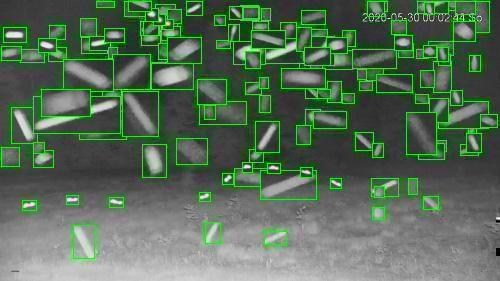
#> input picture in/20200530/20200530-000006-003011_0_.jpg, 500 x 281 px
$ python -i ts_ytb.py   (imports and definitions only)
#> lines starting #> are read from the running program, lines starting #| are printed output that depends on the picture
import sys
import os
import requests
import datetime
import pandas as pd
import argparse
import imutils
import time
import cv2
import csv
import pytz
import streamlink
import glob
from PIL import Image ,ImageDraw
import shutil

TIME_LIM = 1800
DEF_AREA = 100
REFERER = ""


HEADERS = {
    "User-Agent": "Mozilla/5.0 (Windows NT 6.1; Win64; x64; rv:57.0) Gecko/20100101 Firefox/57.0",
    "Accept": "*/*",
    "Accept-Language": "en-US,en;q=0.5",
    "Accept-Encoding": "gzip, deflate, br",
    "Referer": REFERER,
    "DNT": "1",
    "Connection": "keep-alive",
    "Pragma": "no-cache",
    "Cache-Control": "no-cache"
}

try:
    path_to_insec = sys.argv[1]
    path_to_in = sys.argv[2]
    video_url = sys.argv[3]

except IndexError:
    print("Usage:  path/to/insec path/to/in urlvideo")
    sys.exit(1)

retpo_name="noname"
# [6 lines not run here, left out]
retpo_name=os.path.splitext(retpo_name)[0]
logi_name="noname"
# [6 lines not run here, left out]
logi_name=os.path.splitext(logi_name)[0]

pass_name="noname"
# [6 lines not run here, left out]
pass_name=os.path.splitext(pass_name)[0]


def detect_motion(file_name):
    flg_save = 0
    num1rect = 0
    siz1rect = 0
    step_sv = 0
    coun_save = 0
    capms = 1
    vs = cv2.VideoCapture(file_name)
    firstFrame = None
    while True:
        frame = vs.read()
        frame = frame[1]
#> frame is the input picture: shape (281, 500, 3); mean B, G, R 86.5, 109.9, 86.3
        text = "Unoccupied"
        if frame is None:
            break
        #(wa, ha,c) =  frame.shape
        frame = imutils.resize(frame, width=500)
        (ha, wa,c) =  frame.shape
#> ha = 281; wa = 500; c = 3
        gray = cv2.cvtColor(frame, cv2.COLOR_BGR2GRAY)
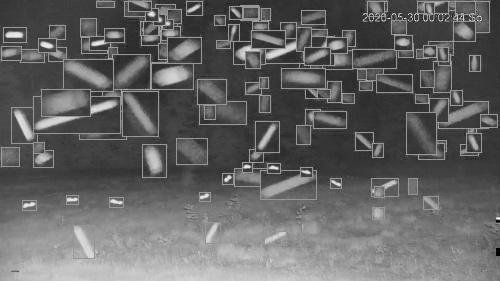
#> gray: shape (281, 500); min 0, max 255, mean 100.2
        gray = cv2.GaussianBlur(gray, (21, 21), 0)
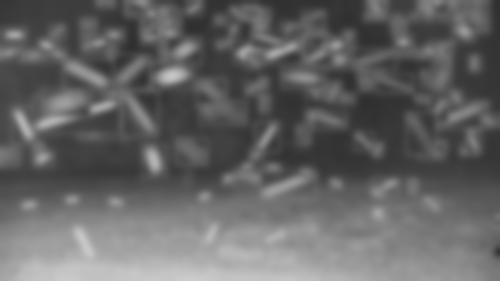
#> gray: shape (281, 500); min 47, max 205, mean 100.2
        if firstFrame is None:
            firstFrame = gray
            continue
        frameDelta = cv2.absdiff(firstFrame, gray)
        thresh = cv2.threshold(frameDelta, 25, 255, cv2.THRESH_BINARY)[1]
        thresh = cv2.dilate(thresh, None, iterations=2)
        cnts = cv2.findContours(thresh.copy(), cv2.RETR_EXTERNAL,cv2.CHAIN_APPROX_SIMPLE)
        cnts = imutils.grab_contours(cnts)
        siz1rectloc = 0
        for c in cnts:
            if cv2.contourArea(c) < DEF_AREA:
                continue
            if cv2.contourArea(c) > siz1rect:
                siz1rect = cv2.contourArea(c)
            if cv2.contourArea(c) > siz1rectloc:
                siz1rectloc = cv2.contourArea(c)
                (x1,y1,w1,h1) = cv2.boundingRect(c)
                if wa/w1 < 5:
                    w1=w1/5
                if ha/h1 < 5:
                    h1=h1/5
                transparent_area1 = (0,0,wa,y1)
                transparent_area2 = (0, y1 + h1,wa,ha)
                transparent_area3 = (0,y1, x1,y1 + h1)
                transparent_area4 = (x1+w1,y1, wa,y1 + h1)
            if len(cnts) > num1rect:
                num1rect = len(cnts)

            flg_save += 1
            (x, y, w, h) = cv2.boundingRect(c)
            cv2.rectangle(frame, (x, y), (x + w, y + h), (0, 255, 0), 2)
        if flg_save > 0:
            coun_save += 1
            flg_save = 0
            frameOrig = frame.copy()

            folder1 = path_to_in+file_name.split('-')[0]
            if not os.path.exists(folder1):
                os.mkdir(folder1)

#            folder1 = folder1+"/"+file_name.split('-')[1]+"-"+file_name.split('-')[2].split('.')[0]
#            if not os.path.exists(folder1):
#                os.mkdir(folder1)

            filejpg=folder1+"/"+file_name.split('.')[0]+"_"+str(step_sv)+"_.jpg"
            if os.path.exists(filejpg):
                os.remove(filejpg)

            cv2.imwrite(filejpg, frameOrig)

            image1 = Image.open(folder1+"/"+file_name.split('.')[0]+"_0_.jpg")
            image2 = Image.open(filejpg)
            image1.putalpha(1)
            image2.putalpha(1)
            mask=Image.new('L', image2.size, color=255)
            draw=ImageDraw.Draw(mask)
            draw.rectangle(transparent_area1, fill=0)
            draw.rectangle(transparent_area2, fill=0)
            draw.rectangle(transparent_area3, fill=0)
            draw.rectangle(transparent_area4, fill=0)
            image2.putalpha(mask)
            alphaComposited = Image.alpha_composite(image1, image2)
            rgb_im = alphaComposited.convert('RGB')
            rgb_im.save(folder1+"/"+file_name.split('.')[0]+"_0_.jpg")
            if step_sv == 0:
                step_sv = 1
            elif os.path.exists(filejpg):
                os.remove(filejpg)

        if capms != 0.0:
            capms = vs.get(cv2.CAP_PROP_POS_MSEC)

    vs.release()
    return coun_save,capms,siz1rect,num1rect

def getSegs(m3):
    lines = m3.text.split('\n')
    segments = []
    for line in lines:
        if '.ts' in line:
            segments.append(line)
    return segments


def dumpSegs( segments, path, append=False):
    with open(path, 'ab' if append else 'wb') as f:
        for segment in segments:
            segurl = segment
            success = False
            while not success:
                try:
                    seg = requests.get(segurl, headers=HEADERS)
                    success = True
                except:
                    print('retrying...')
            f.write(seg.content)


# [102 lines not run here, left out]

>>> result = detect_motion('../in/20200530/20200530-000006-003011_0_.jpg')

$ run again, on in/20200530/20200530-031125-034130_0_.jpg
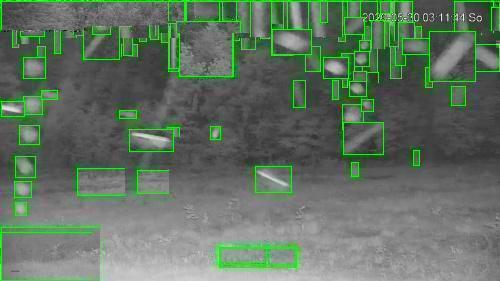
#> input picture in/20200530/20200530-031125-034130_0_.jpg, 500 x 281 px
#> in detect_motion, frame is the input picture: shape (281, 500, 3); mean B, G, R 97.7, 114.8, 97.3
#> in detect_motion, `gray = cv2.cvtColor(frame, cv2.COLOR_BGR2GRAY)`:
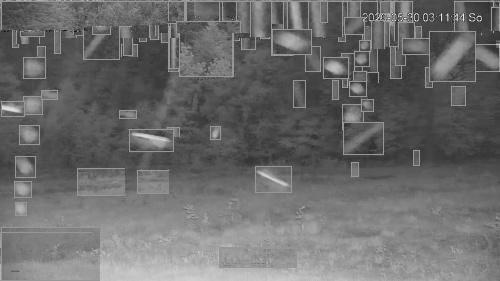
#> gray: shape (281, 500); min 14, max 243, mean 107.6
#> in detect_motion, `gray = cv2.GaussianBlur(gray, (21, 21), 0)`:
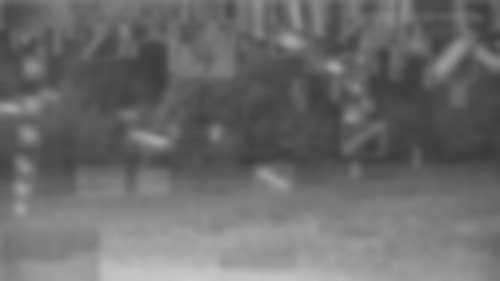
#> gray: shape (281, 500); min 59, max 203, mean 107.6

$ run again, on in/20200530/20200530-070813-073818_0_.jpg
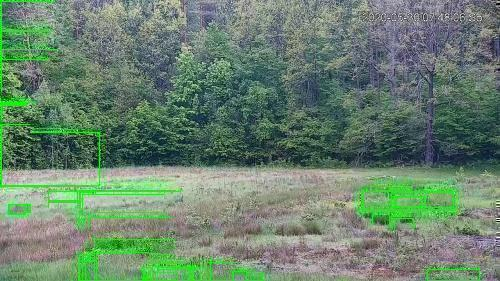
#> input picture in/20200530/20200530-070813-073818_0_.jpg, 500 x 281 px
#> in detect_motion, frame is the input picture: shape (281, 500, 3); mean B, G, R 109.7, 130.6, 105.5
#> in detect_motion, `gray = cv2.cvtColor(frame, cv2.COLOR_BGR2GRAY)`:
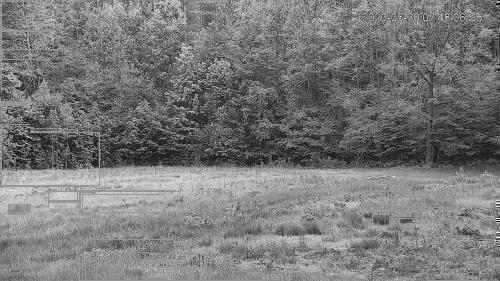
#> gray: shape (281, 500); min 0, max 253, mean 120.7
#> in detect_motion, `gray = cv2.GaussianBlur(gray, (21, 21), 0)`:
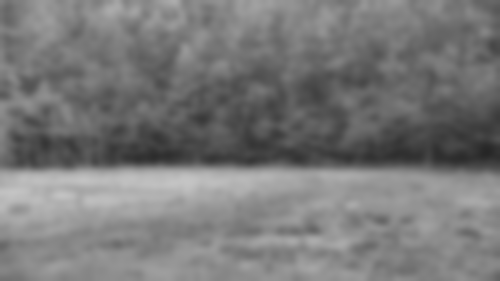
#> gray: shape (281, 500); min 38, max 196, mean 120.7

$ run again, on in/20200530/20200530-073823-080828_0_.jpg
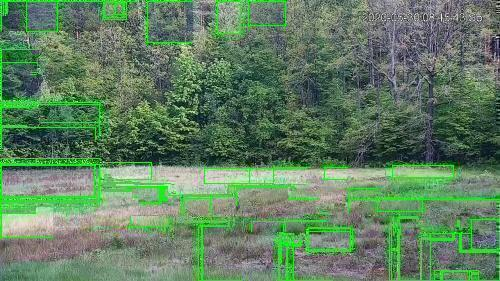
#> input picture in/20200530/20200530-073823-080828_0_.jpg, 500 x 281 px
#> in detect_motion, frame is the input picture: shape (281, 500, 3); mean B, G, R 96.5, 128, 95.9
#> in detect_motion, `gray = cv2.cvtColor(frame, cv2.COLOR_BGR2GRAY)`:
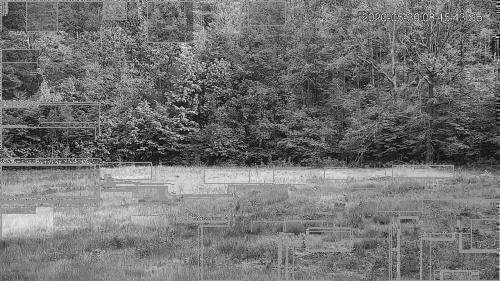
#> gray: shape (281, 500); min 0, max 254, mean 114.8
#> in detect_motion, `gray = cv2.GaussianBlur(gray, (21, 21), 0)`:
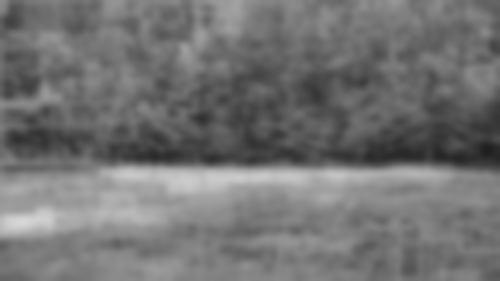
#> gray: shape (281, 500); min 30, max 215, mean 114.7
